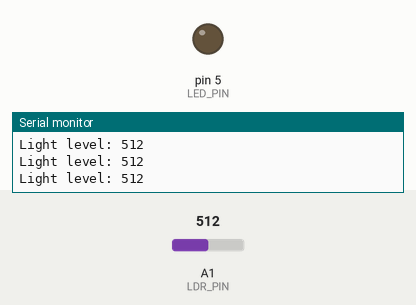
The sketch below on a simulated Arduino Uno, built with avr-gcc and run on an emulated ATmega328P. On the bench: output pins drawn as LEDs (lit = HIGH), the last lines printed to the serial monitor. The inputs (shaded band) are chosen by the test bench; at power-on: A1 (LDR_PIN) = 512.

Above: at 2.2 s.
2.3 s: A1 (LDR_PIN) set to 166
3.8 s: A1 (LDR_PIN) set to 141
At 4.4 s:
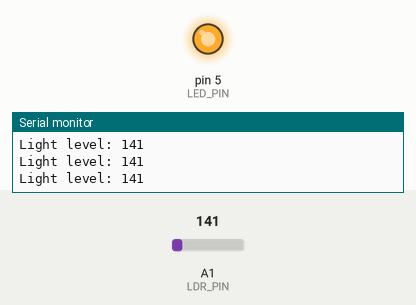
Timing chart, 0 to 6.8 s (numbered marks = the images above; inputs shaded):
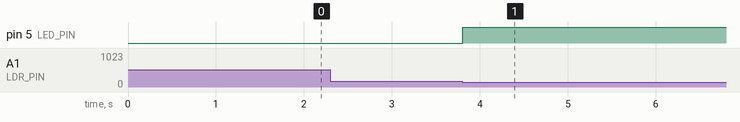

The sketch:

9.Automatic-Night-Light.ino
```cpp
#define LDR_PIN 1
#define LED_PIN 5

// Adjust these to suit your room (check the light level in the Serial Monitor)
const int DARK_LEVEL  = 150;   // Turn the light ON below this
const int LIGHT_LEVEL = 250;   // Turn the light OFF above this

bool lightOn = false;          // Is the night light on or off?

void setup() {
  pinMode(LED_PIN, OUTPUT);
  digitalWrite(LED_PIN, LOW);

  Serial.begin(115200);
  delay(1000);
  Serial.println("Automatic Night Light ready!");
}

void loop() {
  int lightValue = analogRead(LDR_PIN);   // 0 (dark) to 4095 (bright)

  // Dark: turn the light ON
  if (!lightOn && lightValue < DARK_LEVEL) {
    lightOn = true;
    digitalWrite(LED_PIN, HIGH);
    Serial.println("It's dark - Night light ON");
  }
  // Bright: turn the light OFF
  else if (lightOn && lightValue > LIGHT_LEVEL) {
    lightOn = false;
    digitalWrite(LED_PIN, LOW);
    Serial.println("It's bright - Night light OFF");
  }

  Serial.print("Light level: ");
  Serial.println(lightValue);
  delay(200);
}
```

Measured:
- the behaviour switches between 150 and 149 on A1 (LDR_PIN) (found by bisection; images 0 and 1)
- after the input at 3.8 s, pin 5 (LED_PIN): LOW → HIGH at once
